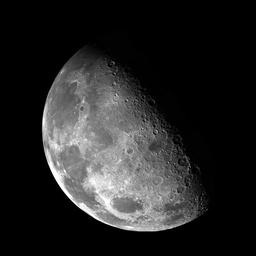
#> input picture images/moon.jpg, 256 x 256 px, shrunk from 512 x 512 before the run, found by its file name
$ python 3a.py
#> lines starting #> are read from the running program, lines starting #| are printed output that depends on the picture; after the words box and inside, x2 and y2 are one past the last pixel; in counts of white or black regions, pixels touching at a corner belong together
#> further down, rgb_image is the input picture: shape (256, 256); min 0, max 255, mean 37.3
import numpy as np
import matplotlib.pyplot as plt


def make_gray_image(image):
    gray_image = image
    if len(image.shape) == 3 and image.shape[2] == 3:
        gray_image = np.dot(image[..., :3], [0.30, 0.59, 0.11]).astype(np.uint8)
    return gray_image


def make_salt_pepper_noise(image):
    salt_pepper_probability = 0.17
    number_of_salt_pepper = np.ceil(salt_pepper_probability * image.size).astype(int)
#> number_of_salt_pepper = 11142

    noisy_image = np.copy(image).astype(np.uint8)
    for i in range(number_of_salt_pepper):
        random_coordinate = np.random.randint(0, image.shape)
        if i & 1 == 0:
            noisy_image[random_coordinate[0], random_coordinate[1]] = 255
        else:
            noisy_image[random_coordinate[0], random_coordinate[1]] = 0
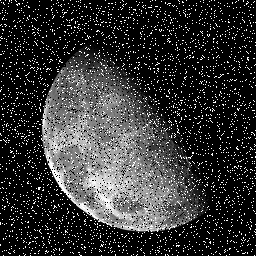
#> noisy_image: shape (256, 256); 10.87% of pixels changed, all inside (x1, y1, x2, y2) = (0, 0, 256, 256)
    return noisy_image


def calculate_window(x, y, kernel_size, image):
    window_left = kernel_size // 2
    window_right = window_left + 1
    height, width = image.shape

    window = []
    for i in range(x - window_left, x + window_right):
        row = []
        for j in range(y - window_left, y + window_right):
            row.append(image[i % height, j % width])
        window.append(np.array(row))
    return np.array(window)


def average_filter(image, kernel_size):
#> called with kernel_size = 3
    average_mask = np.ones((kernel_size, kernel_size)) / (kernel_size * kernel_size)
    height, width = image.shape
#> height = 256; width = 256

    filter_image = np.zeros_like(image)
    for i in range(0, height):
        print(f"Row Processing[Average]: {i}", end="\r", flush=True)
        for j in range(0, width):
            average_value = np.sum(
                average_mask * calculate_window(i, j, kernel_size, image)
            )
            filter_image[i, j] = average_value
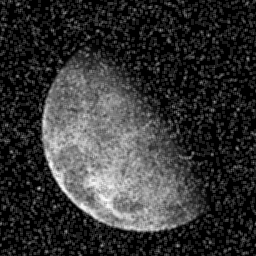
#> filter_image: shape (256, 256); min 0, max 253, mean 51
    return filter_image


def median_filter(image, kernel_size):
#> called with kernel_size = 3
    median_mask = np.ones((kernel_size, kernel_size))
    height, width = image.shape

    filter_image = np.zeros_like(image)
    for i in range(0, height):
        print(f"Row Processing[Median]:  {i}", end="\r", flush=True)
        for j in range(0, width):
            median_value = np.median(
                median_mask * calculate_window(i, j, kernel_size, image)
            )
            filter_image[i, j] = median_value
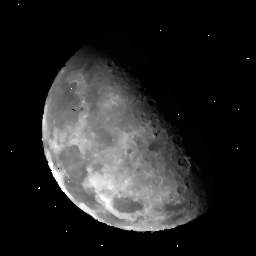
#> filter_image: shape (256, 256); min 0, max 255, mean 37.1
    return filter_image


def calculate_psnr(original_image, noisy_image):
    original_image = original_image.astype(np.float64)
    noisy_image = noisy_image.astype(np.float64)
    mean_square_error = np.mean((original_image - noisy_image) ** 2)
    max_pixel_value = 255
    psnr = 20 * np.log10(max_pixel_value) - 10 * np.log10(mean_square_error)
    return psnr


rgb_image = plt.imread("images/moon.jpg")
gray_image = make_gray_image(rgb_image)
noisy_image = make_salt_pepper_noise(gray_image)

avg_kernel_size = 3
median_kernel_size = 3
average_filter_image = average_filter(noisy_image, kernel_size=avg_kernel_size)
median_filter_image = median_filter(noisy_image, kernel_size=median_kernel_size)

noisy_image_psnr = calculate_psnr(gray_image, noisy_image)
average_filtered_image_psnr = calculate_psnr(gray_image, average_filter_image)
median_filtered_image_psnr = calculate_psnr(gray_image, median_filter_image)

plt.figure(figsize=(9, 7))
plt.subplot(221)
plt.imshow(gray_image, cmap="gray", vmin=0, vmax=255)
plt.title("Original")
plt.subplot(222)
plt.imshow(noisy_image, cmap="gray", vmin=0, vmax=255)
plt.title("Noisy image")
plt.title(f"Noisy image - PSNR: {noisy_image_psnr:.2f} dB")
plt.subplot(223)
plt.imshow(average_filter_image, cmap="gray", vmin=0, vmax=255)
plt.title(f"Average:[{avg_kernel_size}x{avg_kernel_size}] PSNR: {average_filtered_image_psnr:.2f} dB")
plt.subplot(224)
plt.imshow(median_filter_image, cmap="gray", vmin=0, vmax=255)
plt.title(f"Median:[{median_kernel_size}x{median_kernel_size}] PSNR: {median_filtered_image_psnr:.2f} dB")

plt.tight_layout()
plt.show()
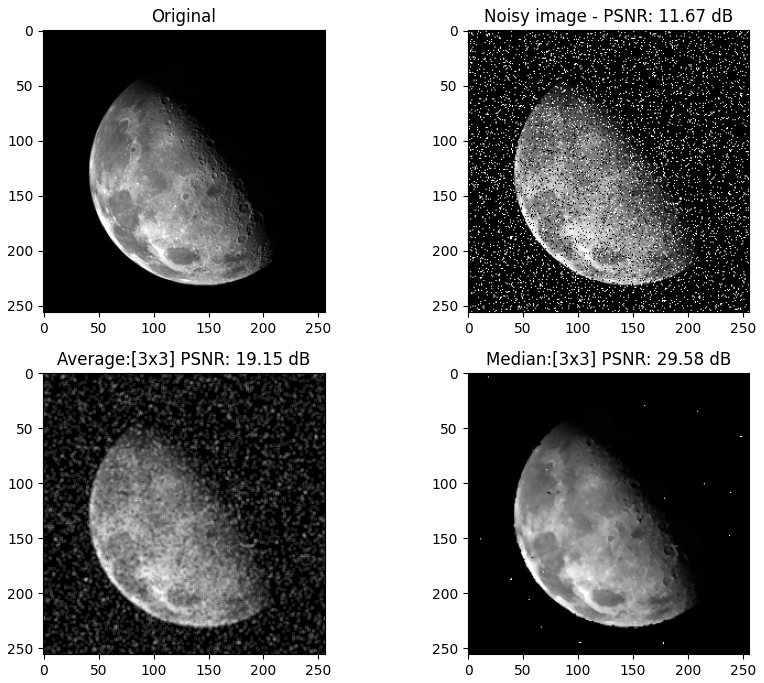
#> figure drawn by matplotlib, 4 panels
